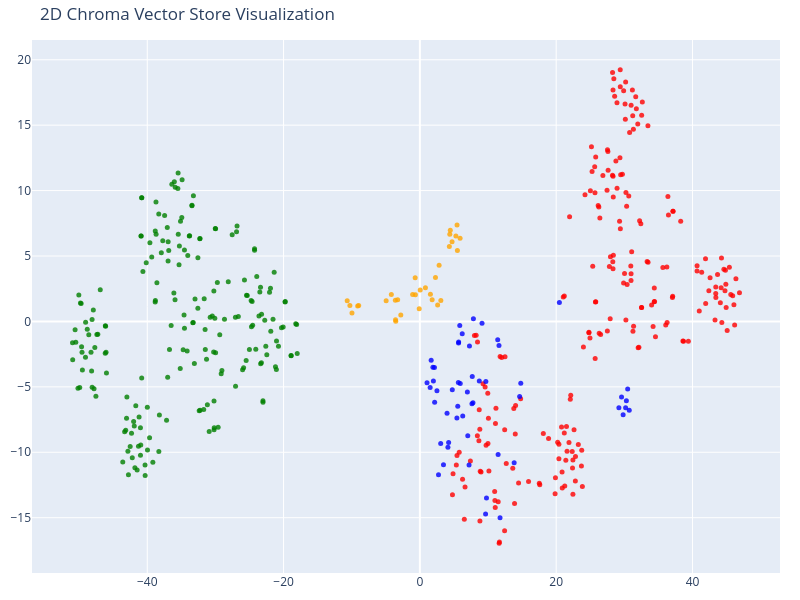

Write notebook code for a chart like this one.
### Code cell
tsne = TSNE(n_components=2, random_state=42)
reduced_vectors = tsne.fit_transform(vectors)

# Create the 2D scatter plot
fig = go.Figure(data=[go.Scatter(
    x=reduced_vectors[:, 0],
    y=reduced_vectors[:, 1],
    mode='markers',
    marker=dict(size=5, color=colors, opacity=0.8),
    text=[f"Type: {t}<br>Text: {d[:100]}..." for t, d in zip(doc_types, documents)],
    hoverinfo='text'
)])

fig.update_layout(title='2D Chroma Vector Store Visualization',
    scene=dict(xaxis_title='x',yaxis_title='y'),
    width=800,
    height=600,
    margin=dict(r=20, b=10, l=10, t=40)
)

fig.show()

### Figure 1 — Plotly figure (JSON) as saved in the notebook; plotly's stock layout.template omitted (floating-point values rounded to 4 significant figures; data arrays with more than 128 entries replaced by an {"elided": "..."} marker saying what was removed)
{"data": [{"hoverinfo": "text", "marker": {"color": {"elided": "498 str values"}, "opacity": 0.8, "size": 5}, "mode": "markers", "text": {"elided": "498 str values"}, "type": "scatter", "x": {"elided": "498 float values"}, "y": {"elided": "498 float values"}}], "layout": {"height": 600, "margin": {"b": 10, "l": 10, "r": 20, "t": 40}, "scene": {"xaxis": {"title": {"text": "x"}}, "yaxis": {"title": {"text": "y"}}}, "title": {"text": "2D Chroma Vector Store Visualization"}, "width": 800}}
